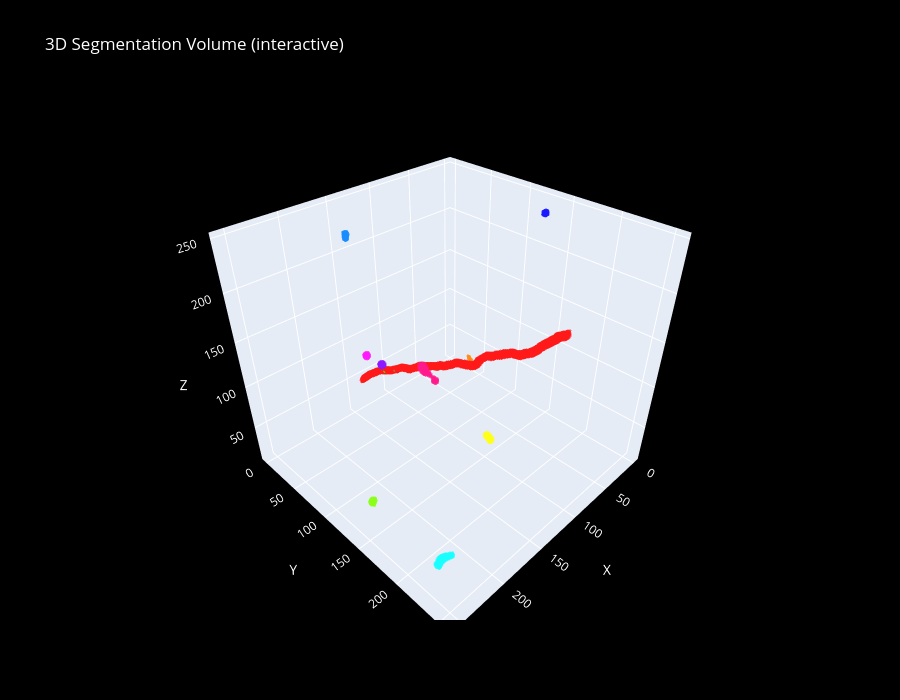

Source (notebook cell):
### Code cell
import plotly.graph_objects as go
import colorsys

def plot_segmentation_3d(seg_remapped, original_ids, downsample=4,
                         save_path="../figs/segmentation_3d.html"):
    """
    Interactive 3D plot of segmentation volume. Each segment shown as a
    different color. Saves as an HTML file that can be opened in a browser.

    Parameters
    ----------
    seg_remapped : ndarray
        Segmentation volume with consecutive integer labels (0 = background).
    original_ids : ndarray
        Mapping from remapped IDs back to original segment IDs (from np.unique).
    downsample : int
        Downsample factor to reduce point count for performance.
    save_path : str
        Path to save the interactive HTML file.
    """
    # Downsample to keep point count manageable
    seg_ds = seg_remapped[::downsample, ::downsample, ::downsample]

    # Get non-background voxel coordinates and their labels
    mask = seg_ds > 0
    coords = np.argwhere(mask)  # (N, 3) in (z, y, x)
    labels = seg_ds[mask]

    # Generate distinct colors per segment
    unique_labels = np.unique(labels)
    n_labels = len(unique_labels)
    colors_rgb = [colorsys.hsv_to_rgb(i / max(n_labels, 1), 0.9, 1.0)
                  for i in range(n_labels)]
    label_to_color = {int(lbl): colors_rgb[i] for i, lbl in enumerate(unique_labels)}

    point_colors = [
        f"rgb({int(label_to_color[int(l)][0]*255)},"
        f"{int(label_to_color[int(l)][1]*255)},"
        f"{int(label_to_color[int(l)][2]*255)})"
        for l in labels
    ]

    hover_text = [f"Segment {original_ids[int(l)]}" for l in labels]

    fig = go.Figure(data=[go.Scatter3d(
        x=coords[:, 2],  # x
        y=coords[:, 1],  # y
        z=coords[:, 0],  # z
        mode='markers',
        marker=dict(size=1.5, color=point_colors, opacity=0.6),
        text=hover_text,
        hoverinfo='text',
    )])

    fig.update_layout(
        title="3D Segmentation Volume (interactive)",
        scene=dict(
            xaxis_title="X", yaxis_title="Y", zaxis_title="Z",
            bgcolor="black",
        ),
        paper_bgcolor="black",
        font=dict(color="white"),
        width=900, height=700,
    )

    os.makedirs(os.path.dirname(save_path) if os.path.dirname(save_path) else ".", exist_ok=True)
    fig.write_html(save_path)
    print(f"3D segmentation saved to {save_path}")
    print(f"  Points plotted: {len(coords):,} (downsample={downsample}x)")
    print(f"  Segments: {n_labels}")
    fig.show()

plot_segmentation_3d(seg_patch_remapped, unique_ids, downsample=1,
                     save_path="../figs/segmentation_3d.html")

### Figure 1 — Plotly figure (JSON) as saved in the notebook; plotly's stock layout.template omitted (floating-point values rounded to 4 significant figures; data arrays with more than 128 entries replaced by an {"elided": "..."} marker saying what was removed)
{"data": [{"hoverinfo": "text", "marker": {"color": {"elided": "11396 str values"}, "opacity": 0.6, "size": 1.5}, "mode": "markers", "text": {"elided": "11396 str values"}, "type": "scatter3d", "x": {"elided": "11396 int values"}, "y": {"elided": "11396 int values"}, "z": {"elided": "11396 int values"}}], "layout": {"font": {"color": "white"}, "height": 700, "paper_bgcolor": "black", "scene": {"aspectmode": "auto", "aspectratio": {"x": 1.031, "y": 1.031, "z": 0.9416}, "bgcolor": "black", "xaxis": {"title": {"text": "X"}, "type": "linear"}, "yaxis": {"title": {"text": "Y"}, "type": "linear"}, "zaxis": {"title": {"text": "Z"}, "type": "linear"}}, "title": {"text": "3D Segmentation Volume (interactive)"}, "width": 900}}
